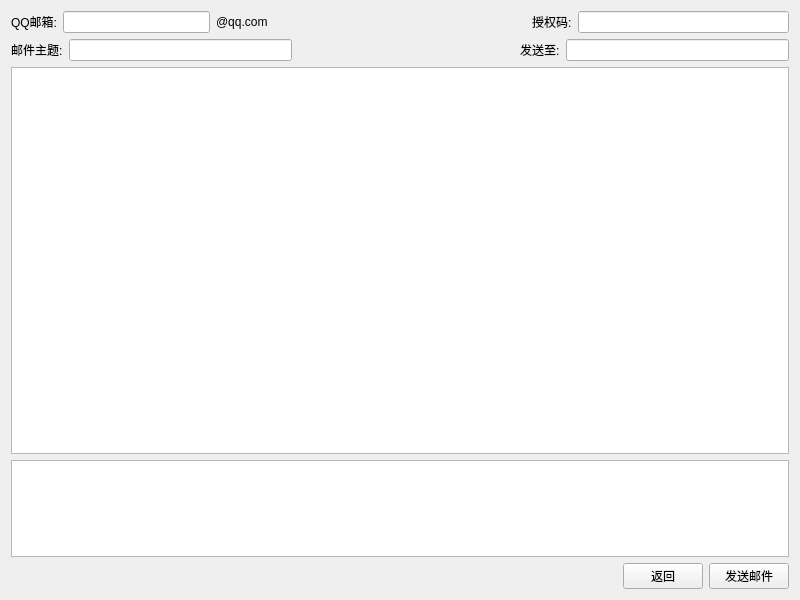
<?xml version="1.0" encoding="UTF-8"?>
<ui version="4.0">
 <class>Widget</class>
 <widget class="QWidget" name="Widget">
  <property name="geometry">
   <rect>
    <x>0</x>
    <y>0</y>
    <width>800</width>
    <height>600</height>
   </rect>
  </property>
  <property name="windowTitle">
   <string>发送邮件</string>
  </property>
  <layout class="QVBoxLayout" name="verticalLayout">
   <item>
    <layout class="QHBoxLayout" name="horizontalLayout_3">
     <item>
      <layout class="QHBoxLayout" name="horizontalLayout">
       <item>
        <widget class="QLabel" name="label">
         <property name="text">
          <string>QQ邮箱:</string>
         </property>
        </widget>
       </item>
       <item>
        <widget class="QLineEdit" name="fromEmail"/>
       </item>
       <item>
        <widget class="QLabel" name="label_2">
         <property name="text">
          <string>@qq.com</string>
         </property>
        </widget>
       </item>
      </layout>
     </item>
     <item>
      <spacer name="horizontalSpacer">
       <property name="orientation">
        <enum>Qt::Horizontal</enum>
       </property>
       <property name="sizeHint" stdset="0">
        <size>
         <width>40</width>
         <height>20</height>
        </size>
       </property>
      </spacer>
     </item>
     <item>
      <layout class="QHBoxLayout" name="horizontalLayout_2">
       <item>
        <widget class="QLabel" name="label_3">
         <property name="text">
          <string>授权码:</string>
         </property>
        </widget>
       </item>
       <item>
        <widget class="QLineEdit" name="password"/>
       </item>
      </layout>
     </item>
    </layout>
   </item>
   <item>
    <layout class="QHBoxLayout" name="horizontalLayout_4">
     <item>
      <widget class="QLabel" name="label_4">
       <property name="text">
        <string>邮件主题:</string>
       </property>
      </widget>
     </item>
     <item>
      <widget class="QLineEdit" name="subject"/>
     </item>
     <item>
      <spacer name="horizontalSpacer_2">
       <property name="orientation">
        <enum>Qt::Horizontal</enum>
       </property>
       <property name="sizeHint" stdset="0">
        <size>
         <width>40</width>
         <height>20</height>
        </size>
       </property>
      </spacer>
     </item>
     <item>
      <widget class="QLabel" name="label_5">
       <property name="text">
        <string>发送至:</string>
       </property>
      </widget>
     </item>
     <item>
      <widget class="QLineEdit" name="toEmail"/>
     </item>
    </layout>
   </item>
   <item>
    <widget class="QTextEdit" name="context">
     <property name="sizePolicy">
      <sizepolicy hsizetype="Expanding" vsizetype="Expanding">
       <horstretch>0</horstretch>
       <verstretch>4</verstretch>
      </sizepolicy>
     </property>
    </widget>
   </item>
   <item>
    <widget class="QTextEdit" name="info">
     <property name="sizePolicy">
      <sizepolicy hsizetype="Expanding" vsizetype="Expanding">
       <horstretch>0</horstretch>
       <verstretch>1</verstretch>
      </sizepolicy>
     </property>
    </widget>
   </item>
   <item>
    <layout class="QHBoxLayout" name="horizontalLayout_5">
     <item>
      <spacer name="horizontalSpacer_3">
       <property name="orientation">
        <enum>Qt::Horizontal</enum>
       </property>
       <property name="sizeHint" stdset="0">
        <size>
         <width>40</width>
         <height>20</height>
        </size>
       </property>
      </spacer>
     </item>
     <item>
      <widget class="QPushButton" name="exit">
       <property name="text">
        <string>返回</string>
       </property>
      </widget>
     </item>
     <item>
      <widget class="QPushButton" name="sendEmail">
       <property name="text">
        <string>发送邮件</string>
       </property>
      </widget>
     </item>
    </layout>
   </item>
  </layout>
 </widget>
 <resources/>
 <connections/>
</ui>
